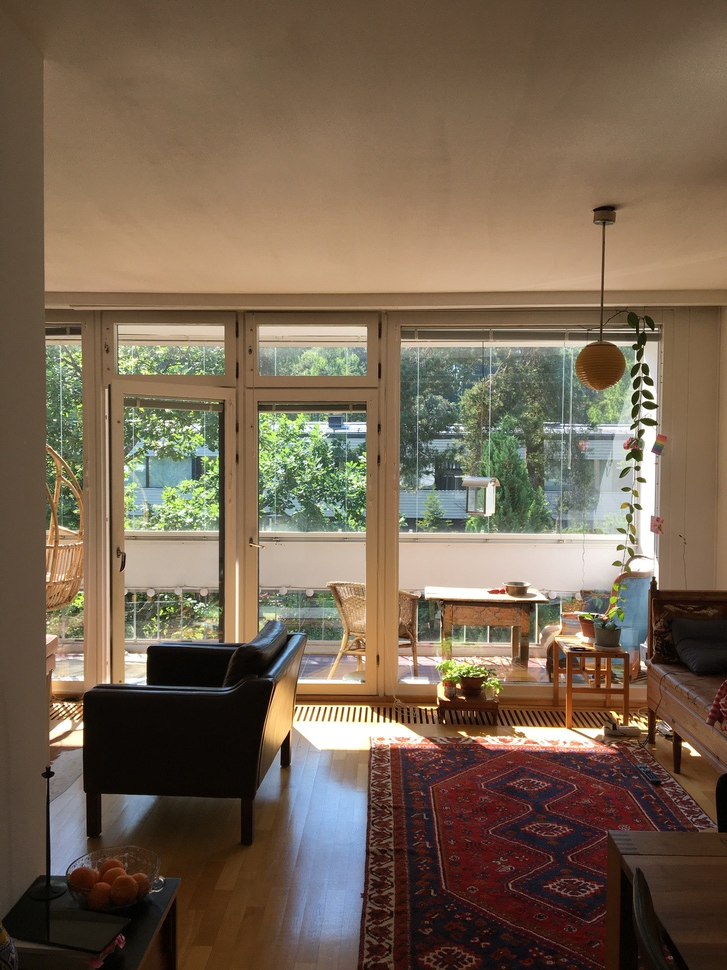
#> input picture dlt/img/livingroom_l.JPG, 727 x 970 px, shrunk from 3024 x 4032 before the run
$ jupyter execute --allow-errors dlt.ipynb
#> lines starting #> are read from the running program, lines starting #| are printed output that depends on the picture
# The Direct linear transform (DLT)

Direct Solution for Computing Fundamental (for uncalibrated camera) and Essential (for calibrated camera) Matrix.

The Fundamental and Essential Matrices contain all information about the relative orientation (of two cameras) that can be extracted from corresponding image points.

### Our aim is to derive the relative pose of camera $C_2$ w.r.t. $C_1$.

To achieve this we use the coplanarity constraint:
$${x'_n}^T F {x''_n}^T = 0$$
where $x'_n$ and $x''_n$ are corresponding image points in image 1 and image 2 respectively. (This constraint comes from the epipolar geometry.)

[cell 1]
import cv2
import matplotlib.pyplot as plt
import numpy as np

[cell 2]
# Loading images.
basename = "livingroom"
cam_1_path = "./img/" + basename + "_l" + ".JPG"
cam_2_path = "./img/" + basename + "_r" + ".JPG"

img1 = cv2.imread(cam_1_path, 0)
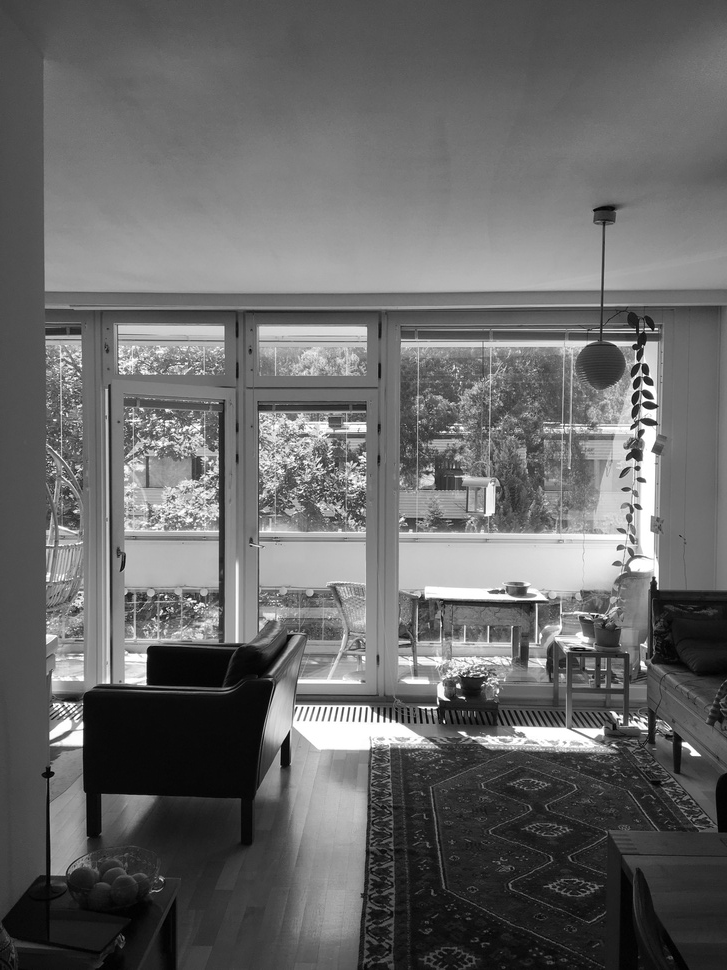
#> img1: shape (970, 727); min 0, max 255, mean 103.9
img2 = cv2.imread(cam_2_path, 0)
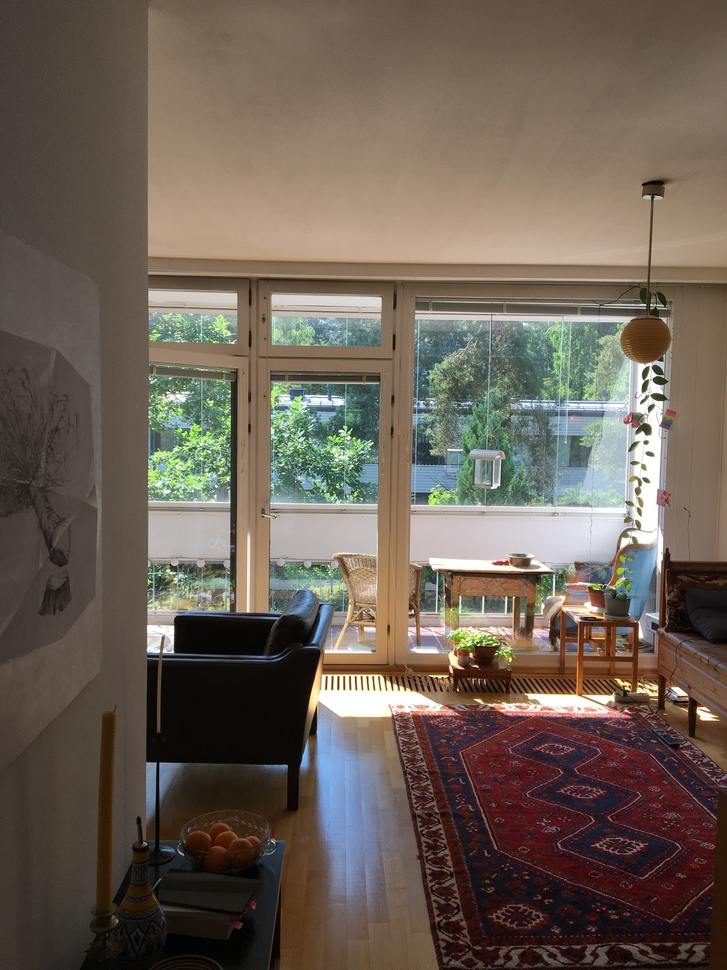
#> input picture dlt/img/livingroom_r.JPG, 727 x 970 px, shrunk from 3024 x 4032 before the run
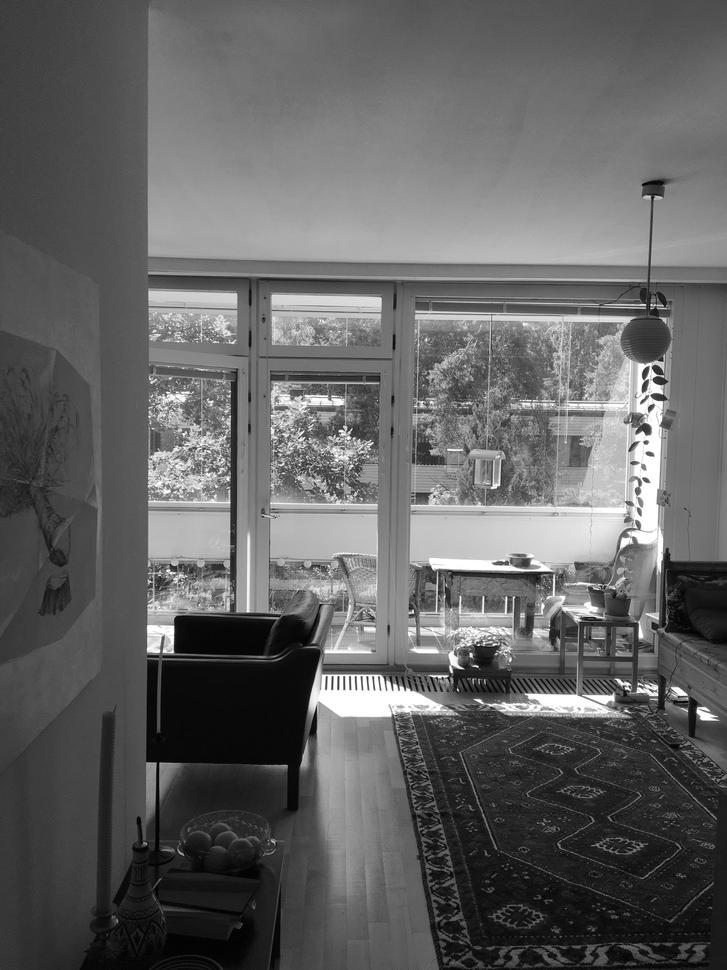
#> img2: shape (970, 727); min 0, max 255, mean 98.7

plt.imshow(img1, cmap="gray")

[cell 3]
# Extracting features from images.
orb = cv2.ORB_create()

""" kp1 = orb.detect(img_1, None)
kp2 = orb.detect(img_2, None) """

pts1 = cv2.goodFeaturesToTrack(img1, 1000, qualityLevel=0.1, minDistance=28)
#> pts1 = 172 rows, first 8: [636, 342], [425, 709], [464, 698], [622, 722], [652, 384], [657, 589], [631, 428], [390, 722]
pts2 = cv2.goodFeaturesToTrack(img2, 1000, qualityLevel=0.1, minDistance=28)
#> pts2 = 175 rows, first 8: [442, 678], [625, 688], [645, 305], [644, 379], [470, 653], [339, 431], [643, 478], [412, 610]

#> (the rest of this cell did not finish here and is left out)
